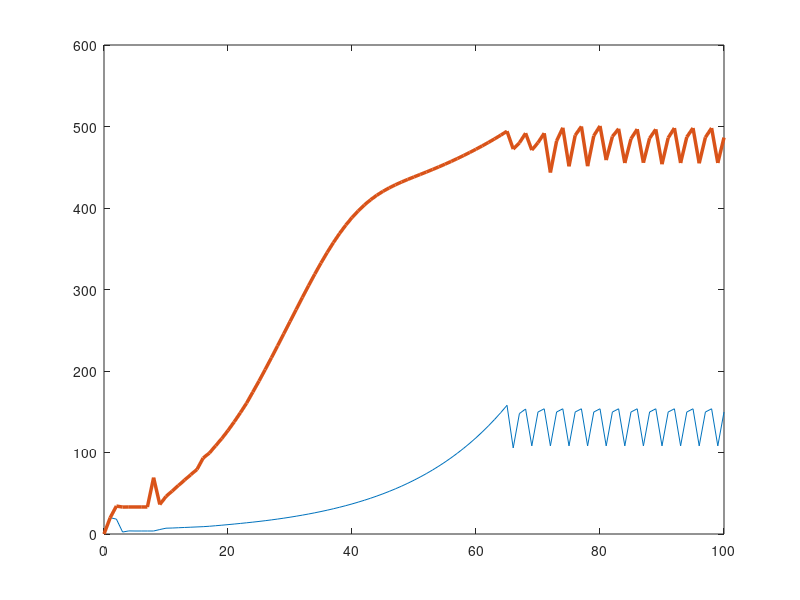

The MATLAB source for this figure: (Note: this script raises an error after producing the figure.)

clear all

%We want to plot over 50 years
%initial conditions, both have 1? breeding pair?
r_c_double = 1.8;
r_c = 0.9;
r_w = 0.3729;
wild_capacity = 400;
captive_capacity = 150;

deltaX = 1;    % time step (months)
tf = 100;         % final time (months)
x = 0:deltaX:tf;    % time vector (months)

C_0(1) = 20;  % W pop. vector with initial value (sharks)
C_1(1) = 0;
C_2(1) = 0;
C_3(1) = 0;
C_4(1) = 0;
C_5(1) = 0;
C_6(1) = 0;
C_a(1) = 0;
C_j(1) = 0;
C_t(1) = 0;

W_0(1) = 20;
W_1(1) = 0;
W_2(1) = 0;
W_3(1) = 0;
W_4(1) = 0;
W_5(1) = 0;
W_6(1) = 0;
W_7(1) = 0;
W_j(1) = 0;
W_a(1) = 0;
W_t(1) = 0;

%% Main loop
% begin loop at i=2 because t(1) and P(1) hold initial cond.
% loop runs until numIter+1 because if t(1) = 0, then t(numIter+1) = tf
for i = 2:length(x)
    %Compute captive population
    C_t(i) = (C_0(i-1) + C_1(i-1) + C_j(i-1) + C_a(i-1)) - (C_t(i-1) * 0.086);
    C_0(i) = C_a(i-1) * 0.5 * r_c;
    overpop = false;
    if C_t(i) > 150
        overpop = true;
        C_1(i) = 0;
        C_2(i) = 0;
        C_3(i) = 0;
        C_4(i) = 0;
        C_5(i) = 0;
        C_6(i) = 0;
    else
        C_1(i) = C_0(i-1);
        C_2(i) = 0.2 * C_1(i-1);
        C_3(i) = C_2(i-1);
        C_4(i) = C_3(i-1);
        C_5(i) = C_4(i-1);
        C_6(i) = C_5(i-1);
    end
    C_j(i) = C_2(i) + C_3(i) + C_4(i) + C_5(i) + C_6(i);
    C_a(i) = C_a(i-1) + C_6(i-1);
    

    %Compute wild population
    W_t(i) = (W_0(i-1) + W_1(i-1) + W_j(i-1) + W_a(i-1)) - (W_t(i-1) * 0.086);
    W_0(i) = (W_a(i-1) * 0.5 * r_w) - ((W_t(i-1) / wild_capacity) * W_a(i-1)* 0.5 * r_w);
    W_1(i) = W_0(i-1) + 0.8 * C_1(i);
    W_2(i) = W_1(i-1);
    W_3(i) = W_2(i-1);
    W_4(i) = W_3(i-1);
    W_5(i) = W_4(i-1);
    W_6(i) = W_5(i-1);
    W_7(i) = W_6(i-1);
    W_j(i) = W_2(i) + W_3(i) + W_4(i) + W_5(i) + W_6(i) + W_7(i);
    if overpop == true
        W_1(i) = W_0(i-1) + C_1(i);
        W_3(i) = W_2(i-1) + C_2(i);
        W_4(i) = W_3(i-1) + C_3(i);
        W_5(i) = W_4(i-1) + C_4(i);
        W_6(i) = W_5(i-1) + C_5(i);
        W_7(i) = W_6(i-1) + C_6(i);
    end   
    W_a(i) = W_a(i-1) + W_6(i-1);
    
    
    
end

%% Plot Solutions
% plot unconstrained and constrained
plot(x, C_t, x, W_t, 'LineWidth', 2.5);


% add carrying capacity
yline(captive_capacity,'--', 'LineWidth', 2.5);

% add carrying capacity
yline(wild_capacity,'--', 'LineWidth', 2.5);

xlim([0 100])
% restrict y-axis to better see logistic curve
ylim([0 600]);

% label both axes
xlabel('Time (years)');
ylabel('Condor Populations');


% add legend
legend({' Captive', ' Wild', ' Wild Carrying Capacity', ...
    ' Captive Carrying Capacity'}, 'location', 'northeast');
